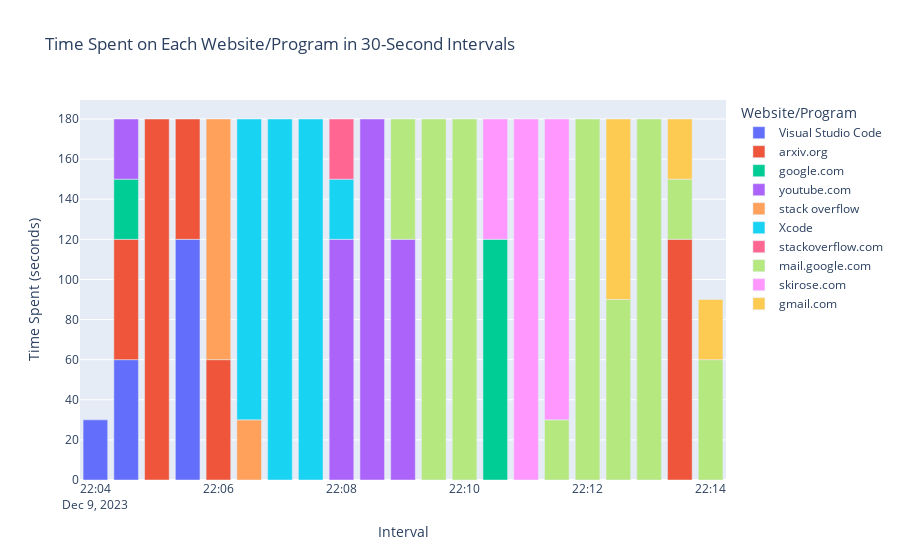

Notebook source saved alongside this figure:
### Code cell
df['interval'] = df['time'].dt.floor('30S')  # Grouping time into 30-second intervals

# Group by interval and website_or_program, then count the occurrences
grouped_data = df.groupby(['interval', 'website_or_program']).size().reset_index(name='frequency')

# Convert the frequency to a time duration (30 seconds for each count)
grouped_data['time_spent_seconds'] = grouped_data['frequency'] * 30

# Create a stacked bar chart
fig = px.bar(grouped_data, x='interval', y='time_spent_seconds', color='website_or_program', 
             title='Time Spent on Each Website/Program in 30-Second Intervals',
             labels={'time_spent_seconds':'Time Spent (seconds)', 'interval':'Interval', 'website_or_program':'Website/Program'})
fig.show()

### Figure 1 — Plotly figure (JSON) as saved in the notebook; plotly's stock layout.template omitted (floating-point values rounded to 4 significant figures)
{"data": [{"alignmentgroup": "True", "hovertemplate": "Website/Program=Visual Studio Code<br>Interval=%{x}<br>Time Spent (seconds)=%{y}<extra></extra>", "legendgroup": "Visual Studio Code", "marker": {"color": "#636efa", "pattern": {"shape": ""}}, "name": "Visual Studio Code", "offsetgroup": "Visual Studio Code", "orientation": "v", "showlegend": true, "textposition": "auto", "type": "bar", "x": ["2023-12-09T22:04:00", "2023-12-09T22:04:30", "2023-12-09T22:05:30"], "xaxis": "x", "y": [30, 60, 120], "yaxis": "y"}, {"alignmentgroup": "True", "hovertemplate": "Website/Program=arxiv.org<br>Interval=%{x}<br>Time Spent (seconds)=%{y}<extra></extra>", "legendgroup": "arxiv.org", "marker": {"color": "#EF553B", "pattern": {"shape": ""}}, "name": "arxiv.org", "offsetgroup": "arxiv.org", "orientation": "v", "showlegend": true, "textposition": "auto", "type": "bar", "x": ["2023-12-09T22:04:30", "2023-12-09T22:05:00", "2023-12-09T22:05:30", "2023-12-09T22:06:00", "2023-12-09T22:13:30"], "xaxis": "x", "y": [60, 180, 60, 60, 120], "yaxis": "y"}, {"alignmentgroup": "True", "hovertemplate": "Website/Program=google.com<br>Interval=%{x}<br>Time Spent (seconds)=%{y}<extra></extra>", "legendgroup": "google.com", "marker": {"color": "#00cc96", "pattern": {"shape": ""}}, "name": "google.com", "offsetgroup": "google.com", "orientation": "v", "showlegend": true, "textposition": "auto", "type": "bar", "x": ["2023-12-09T22:04:30", "2023-12-09T22:10:30"], "xaxis": "x", "y": [30, 120], "yaxis": "y"}, {"alignmentgroup": "True", "hovertemplate": "Website/Program=youtube.com<br>Interval=%{x}<br>Time Spent (seconds)=%{y}<extra></extra>", "legendgroup": "youtube.com", "marker": {"color": "#ab63fa", "pattern": {"shape": ""}}, "name": "youtube.com", "offsetgroup": "youtube.com", "orientation": "v", "showlegend": true, "textposition": "auto", "type": "bar", "x": ["2023-12-09T22:04:30", "2023-12-09T22:08:00", "2023-12-09T22:08:30", "2023-12-09T22:09:00"], "xaxis": "x", "y": [30, 120, 180, 120], "yaxis": "y"}, {"alignmentgroup": "True", "hovertemplate": "Website/Program=stack overflow<br>Interval=%{x}<br>Time Spent (seconds)=%{y}<extra></extra>", "legendgroup": "stack overflow", "marker": {"color": "#FFA15A", "pattern": {"shape": ""}}, "name": "stack overflow", "offsetgroup": "stack overflow", "orientation": "v", "showlegend": true, "textposition": "auto", "type": "bar", "x": ["2023-12-09T22:06:00", "2023-12-09T22:06:30"], "xaxis": "x", "y": [120, 30], "yaxis": "y"}, {"alignmentgroup": "True", "hovertemplate": "Website/Program=Xcode<br>Interval=%{x}<br>Time Spent (seconds)=%{y}<extra></extra>", "legendgroup": "Xcode", "marker": {"color": "#19d3f3", "pattern": {"shape": ""}}, "name": "Xcode", "offsetgroup": "Xcode", "orientation": "v", "showlegend": true, "textposition": "auto", "type": "bar", "x": ["2023-12-09T22:06:30", "2023-12-09T22:07:00", "2023-12-09T22:07:30", "2023-12-09T22:08:00"], "xaxis": "x", "y": [150, 180, 180, 30], "yaxis": "y"}, {"alignmentgroup": "True", "hovertemplate": "Website/Program=stackoverflow.com<br>Interval=%{x}<br>Time Spent (seconds)=%{y}<extra></extra>", "legendgroup": "stackoverflow.com", "marker": {"color": "#FF6692", "pattern": {"shape": ""}}, "name": "stackoverflow.com", "offsetgroup": "stackoverflow.com", "orientation": "v", "showlegend": true, "textposition": "auto", "type": "bar", "x": ["2023-12-09T22:08:00"], "xaxis": "x", "y": [30], "yaxis": "y"}, {"alignmentgroup": "True", "hovertemplate": "Website/Program=mail.google.com<br>Interval=%{x}<br>Time Spent (seconds)=%{y}<extra></extra>", "legendgroup": "mail.google.com", "marker": {"color": "#B6E880", "pattern": {"shape": ""}}, "name": "mail.google.com", "offsetgroup": "mail.google.com", "orientation": "v", "showlegend": true, "textposition": "auto", "type": "bar", "x": ["2023-12-09T22:09:00", "2023-12-09T22:09:30", "2023-12-09T22:10:00", "2023-12-09T22:11:30", "2023-12-09T22:12:00", "2023-12-09T22:12:30", "2023-12-09T22:13:00", "2023-12-09T22:13:30", "2023-12-09T22:14:00"], "xaxis": "x", "y": [60, 180, 180, 30, 180, 90, 180, 30, 60], "yaxis": "y"}, {"alignmentgroup": "True", "hovertemplate": "Website/Program=skirose.com<br>Interval=%{x}<br>Time Spent (seconds)=%{y}<extra></extra>", "legendgroup": "skirose.com", "marker": {"color": "#FF97FF", "pattern": {"shape": ""}}, "name": "skirose.com", "offsetgroup": "skirose.com", "orientation": "v", "showlegend": true, "textposition": "auto", "type": "bar", "x": ["2023-12-09T22:10:30", "2023-12-09T22:11:00", "2023-12-09T22:11:30"], "xaxis": "x", "y": [60, 180, 150], "yaxis": "y"}, {"alignmentgroup": "True", "hovertemplate": "Website/Program=gmail.com<br>Interval=%{x}<br>Time Spent (seconds)=%{y}<extra></extra>", "legendgroup": "gmail.com", "marker": {"color": "#FECB52", "pattern": {"shape": ""}}, "name": "gmail.com", "offsetgroup": "gmail.com", "orientation": "v", "showlegend": true, "textposition": "auto", "type": "bar", "x": ["2023-12-09T22:12:30", "2023-12-09T22:13:30", "2023-12-09T22:14:00"], "xaxis": "x", "y": [90, 30, 30], "yaxis": "y"}], "layout": {"barmode": "relative", "legend": {"title": {"text": "Website/Program"}, "tracegroupgap": 0}, "title": {"text": "Time Spent on Each Website/Program in 30-Second Intervals"}, "xaxis": {"anchor": "y", "domain": [0, 1], "title": {"text": "Interval"}}, "yaxis": {"anchor": "x", "domain": [0, 1], "title": {"text": "Time Spent (seconds)"}}}}
